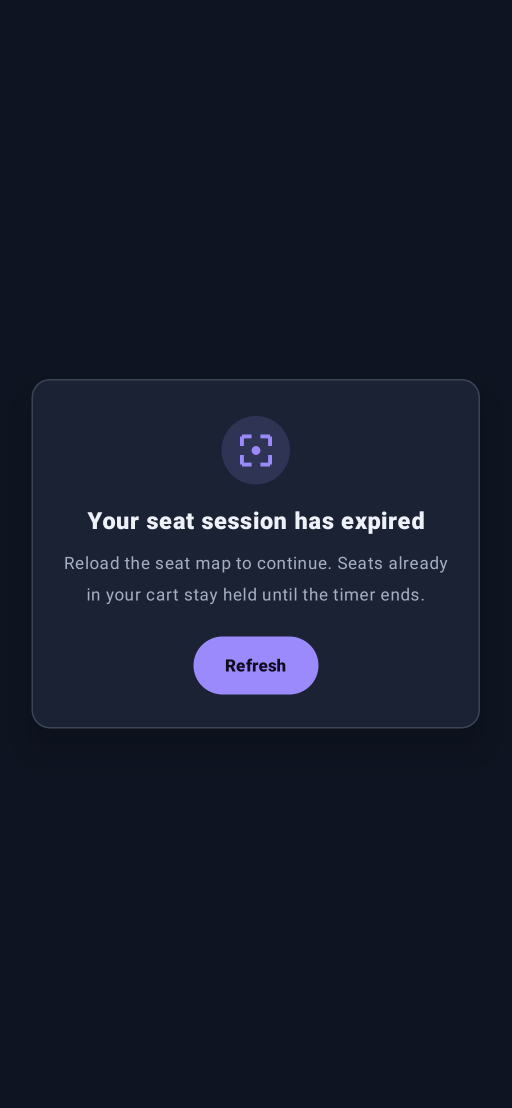
#> input picture seatlayer-compose/src/test/snapshots/access-panel-dark.png, 1023 x 2215 px (shown at 1/2 size)
$ python pixel-compare.py ../seatlayer-compose/src/test/snapshots ../seatlayer-compose/src/test/snapshots
#> lines starting #> are read from the running program, lines starting #| are printed output that depends on the picture
#> pass 2 of the loop in pair_up, `for candidate in sorted(candidate_dir.glob("*.png")):`:
#!/usr/bin/env python3
"""Compare a captured frame against a reference frame and score the difference.

Two frames of the same screen never line up perfectly: a device screenshot and
a reference capture can sit a couple of pixels apart, and text antialiasing
differs even when the layout is identical. So the comparison

  1. aligns the frames by the whole-pixel offset that minimises the mean
     absolute luma difference (a coarse search on a downscaled pair, refined at
     full resolution),
  2. marks every pixel whose luma still differs by more than a tolerance,
  3. reports the share of marked pixels and the bounding box of the largest
     connected group of them, and
  4. writes a heatmap so a human can see where the difference sits.

The two numbers answer different questions. The percentage catches broad drift
(a wrong surface colour, a shifted background). The largest block catches the
kind of difference a percentage hides: a missing badge or a control that moved
is a small share of a big screen but a solid, contiguous patch. Antialiasing
noise scatters as single pixels and fails neither test.

Defaults come from the pixel loop used for the React Native parity round:
below 1.5 % differing pixels, and no connected block wider or taller than
6 pixels. Both are overridable.

Requires Pillow and numpy only.
"""
from __future__ import annotations

import argparse
import json
import sys
from pathlib import Path

try:
    import numpy as np
    from PIL import Image
except ImportError as error:  # pragma: no cover - environment guard
    print(
        f"pixel-compare needs Pillow and numpy ({error}). "
        "Install them, for example: python3 -m pip install pillow numpy",
        file=sys.stderr,
    )
    raise SystemExit(2)

DEFAULT_TOLERANCE = 24
DEFAULT_MAX_DIFF_PCT = 1.5
DEFAULT_MAX_BLOCK_PX = 6
DEFAULT_MAX_SHIFT = 6


def load_luma(path: Path) -> np.ndarray:
    with Image.open(path) as image:
#> image is the input picture: PIL image 1023x2215 RGBA; mean R, G, B, A 20.5, 26.6, 42.1, 255
        return np.asarray(image.convert("L"), dtype=np.int16)


def crop_common(first: np.ndarray, second: np.ndarray) -> tuple[np.ndarray, np.ndarray]:
    height = min(first.shape[0], second.shape[0])
#> height = 2215
    width = min(first.shape[1], second.shape[1])
#> width = 1023
    return first[:height, :width], second[:height, :width]


def overlap(first: np.ndarray, second: np.ndarray, dy: int, dx: int):
    """Return the two windows that overlap when `second` is shifted by (dy, dx)."""
    height, width = first.shape
    a = first[max(0, dy) : height + min(0, dy), max(0, dx) : width + min(0, dx)]
    b = second[max(0, -dy) : height + min(0, -dy), max(0, -dx) : width + min(0, -dx)]
    return a, b


def best_offset(
    first: np.ndarray, second: np.ndarray, max_shift: int
) -> tuple[int, int]:
    """Whole-pixel (dy, dx) shift of `second` that best lines it up with `first`."""
#> called with max_shift = 6
    if max_shift <= 0:
        return 0, 0

    def score(a: np.ndarray, b: np.ndarray, dy: int, dx: int) -> float:
        window_a, window_b = overlap(a, b, dy, dx)
        if window_a.size == 0:
            return float("inf")
        return float(np.abs(window_a - window_b).mean())

    step = 4 if min(first.shape) >= 400 else 1
#> step = 4
    coarse_shift = max(1, max_shift // step)
#> coarse_shift = 1
    coarse_a, coarse_b = first[::step, ::step], second[::step, ::step]
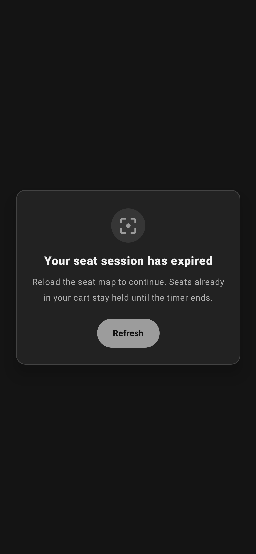
#> coarse_a: shape (554, 256) int16; min 16, max 241, mean 26.9
    best = (float("inf"), 0, 0)
    for dy in range(-coarse_shift, coarse_shift + 1):
        for dx in range(-coarse_shift, coarse_shift + 1):
            value = score(coarse_a, coarse_b, dy, dx)
            if value < best[0]:
                best = (value, dy * step, dx * step)
#> this loop made 3 passes
#> pass 1, in overlap, `b = second[max(0, -dy) : height + min(0, -dy), max(0, -dx) : width + m..`:
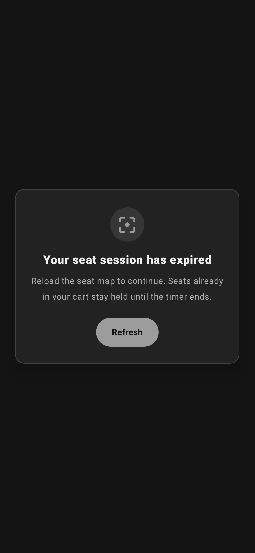
#> b: shape (553, 255) int16; min 16, max 241, mean 26.9
#> after the loop, best = (0, 0, 0)

    _, centre_y, centre_x = best
#> centre_y = 0; centre_x = 0
    refined = (float("inf"), centre_y, centre_x)
#> refined = (inf, 0, 0)
    span = step if step > 1 else 0
#> span = 4
    for dy in range(centre_y - span, centre_y + span + 1):
        for dx in range(centre_x - span, centre_x + span + 1):
            if abs(dy) > max_shift or abs(dx) > max_shift:
                continue
            value = score(first, second, dy, dx)
            if value < refined[0]:
                refined = (value, dy, dx)
#> after the loop, refined = (0, 0, 0)
    return refined[1], refined[2]


def largest_block(mask: np.ndarray) -> tuple[int, int]:
    """Height and width of the largest 8-connected group of marked pixels.

    Rows are reduced to runs of marked pixels first, then runs that touch a run
    on the previous row are merged with a union-find. That keeps the pass over
    a full-resolution phone screenshot fast without a SciPy dependency.
    """
    if not mask.any():
        return 0, 0

    parent: list[int] = []
    boxes: list[list[int]] = []  # top, left, bottom, right per run

    def make(top: int, left: int, right: int) -> int:
        parent.append(len(parent))
        boxes.append([top, left, top, right])
        return len(parent) - 1

    def find(index: int) -> int:
        while parent[index] != index:
            parent[index] = parent[parent[index]]
            index = parent[index]
        return index

    def union(a: int, b: int) -> None:
        root_a, root_b = find(a), find(b)
        if root_a == root_b:
            return
        parent[root_b] = root_a
        box_a, box_b = boxes[root_a], boxes[root_b]
        box_a[0] = min(box_a[0], box_b[0])
        box_a[1] = min(box_a[1], box_b[1])
        box_a[2] = max(box_a[2], box_b[2])
        box_a[3] = max(box_a[3], box_b[3])

    previous: list[tuple[int, int, int]] = []  # (left, right, run id)
    for row in range(mask.shape[0]):
        marked = mask[row]
        if not marked.any():
            previous = []
            continue
        padded = np.concatenate(([False], marked, [False]))
        edges = np.flatnonzero(padded[1:] != padded[:-1])
        current: list[tuple[int, int, int]] = []
        for start, end in zip(edges[0::2], edges[1::2]):
            left, right = int(start), int(end) - 1
            run = make(row, left, right)
            for previous_left, previous_right, previous_run in previous:
                # 8-connectivity: a one-pixel diagonal touch still connects.
                if previous_left <= right + 1 and left <= previous_right + 1:
                    union(previous_run, run)
                    root = find(run)
                    boxes[root][2] = max(boxes[root][2], row)
            current.append((left, right, run))
        previous = current

    best = (0, 0)
    for index in range(len(parent)):
        if find(index) != index:
            continue
        top, left, bottom, right = boxes[index]
        height, width = bottom - top + 1, right - left + 1
        if height * width > best[0] * best[1]:
            best = (height, width)
    return best


def write_heatmap(base: np.ndarray, difference: np.ndarray, mask: np.ndarray, path: Path) -> None:
    faded = (base // 2 + 96).astype(np.uint8)
    canvas = np.stack([faded] * 3, axis=-1)
    warm = np.clip(difference.astype(np.int32) * 3, 0, 255).astype(np.uint8)
    canvas[..., 0] = np.where(mask, 255, canvas[..., 0])
    canvas[..., 1] = np.where(mask, np.minimum(warm, 90), canvas[..., 1])
    canvas[..., 2] = np.where(mask, np.minimum(warm, 90), canvas[..., 2])
    path.parent.mkdir(parents=True, exist_ok=True)
    Image.fromarray(canvas).save(path)


def compare(
    candidate: Path,
    reference: Path,
    heatmap: Path | None,
    tolerance: int,
    max_shift: int,
    max_diff_pct: float,
    max_block_px: int,
) -> dict:
    first, second = crop_common(load_luma(reference), load_luma(candidate))
    dy, dx = best_offset(first, second, max_shift)
#> dy = 0; dx = 0
    window_reference, window_candidate = overlap(first, second, dy, dx)
    difference = np.abs(window_reference - window_candidate)
#> difference: shape (2215, 1023) int16; every value is 0
    mask = difference > tolerance
#> mask: shape (2215, 1023) bool; every value is 0
    diff_pct = float(mask.mean() * 100.0)
#> diff_pct = 0
    block_height, block_width = largest_block(mask)
#> block_height = 0; block_width = 0
    if heatmap is not None:
        write_heatmap(window_reference.astype(np.uint8), difference, mask, heatmap)
#> in write_heatmap, `faded = (base // 2 + 96).astype(np.uint8)`:
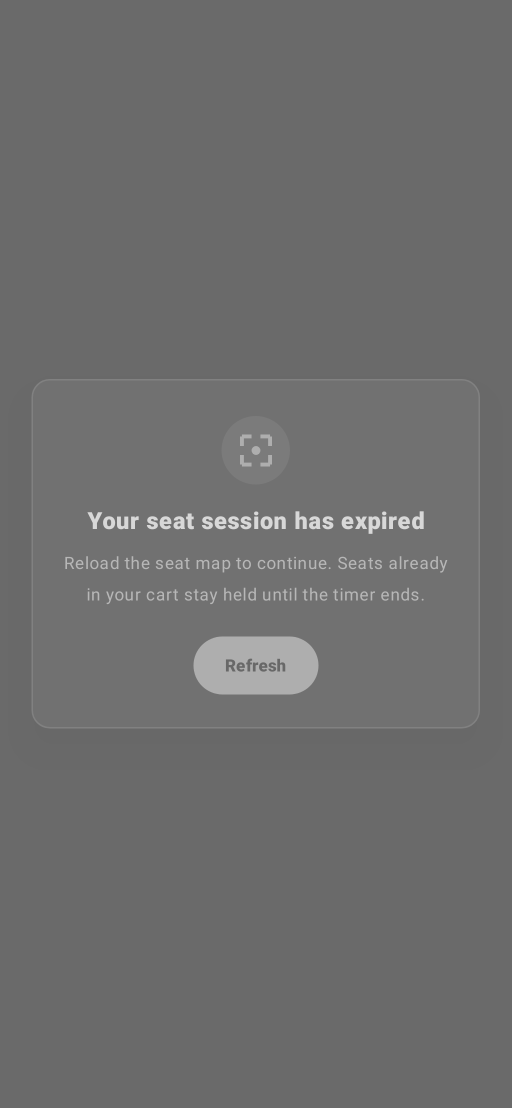
#> faded: shape (2215, 1023) (shown at 1/2 size); min 104, max 216, mean 109.4
    passed = (
        diff_pct < max_diff_pct
        and block_height <= max_block_px
        and block_width <= max_block_px
    )
#> passed = True
    return {
        "candidate": str(candidate),
        "reference": str(reference),
        "size": [int(window_reference.shape[1]), int(window_reference.shape[0])],
        "offset": [int(dy), int(dx)],
        "diff_pct": round(diff_pct, 3),
        "largest_block": [int(block_height), int(block_width)],
        "heatmap": str(heatmap) if heatmap else None,
        "pass": bool(passed),
    }


def pair_up(candidate_dir: Path, reference_dir: Path) -> list[tuple[Path, Path]]:
    pairs = []
    for candidate in sorted(candidate_dir.glob("*.png")):
        if candidate.name.endswith("-diff.png"):
            continue
        reference = reference_dir / candidate.name
        if reference.exists():
            pairs.append((candidate, reference))
    return pairs


def main() -> int:
    parser = argparse.ArgumentParser(
        description="Score a captured frame against a reference frame.",
        formatter_class=argparse.ArgumentDefaultsHelpFormatter,
    )
    parser.add_argument("candidate", type=Path, help="captured PNG, or a directory of them")
    parser.add_argument("reference", type=Path, help="reference PNG, or a directory of them")
    parser.add_argument("--out", type=Path, help="heatmap PNG, or a directory for them")
    parser.add_argument("--tolerance", type=int, default=DEFAULT_TOLERANCE,
                        help="per-pixel luma difference, 0-255, that counts as different")
    parser.add_argument("--max-shift", type=int, default=DEFAULT_MAX_SHIFT,
                        help="largest whole-pixel alignment shift to search")
    parser.add_argument("--max-diff-pct", type=float, default=DEFAULT_MAX_DIFF_PCT,
                        help="failing share of differing pixels")
    parser.add_argument("--max-block-px", type=int, default=DEFAULT_MAX_BLOCK_PX,
                        help="failing size of the largest connected differing block")
    arguments = parser.parse_args()

    if arguments.candidate.is_dir() != arguments.reference.is_dir():
        print("compare a file with a file, or a directory with a directory", file=sys.stderr)
        return 2

    if arguments.candidate.is_dir():
        pairs = pair_up(arguments.candidate, arguments.reference)
        if not pairs:
            print("no frame in the captured directory has a same-named reference", file=sys.stderr)
            return 2
        out_dir = arguments.out or arguments.candidate
    else:
        pairs = [(arguments.candidate, arguments.reference)]
        out_dir = None

    results = []
    for candidate, reference in pairs:
        if out_dir is not None:
            heatmap = out_dir / f"{candidate.stem}-diff.png"
        elif arguments.out is not None:
            heatmap = arguments.out
        else:
            heatmap = candidate.with_name(f"{candidate.stem}-diff.png")
        results.append(
            compare(
                candidate,
                reference,
                heatmap,
                arguments.tolerance,
                arguments.max_shift,
                arguments.max_diff_pct,
                arguments.max_block_px,
            )
        )
#> pass 2 of the loop in main, `for candidate, reference in pairs:`:
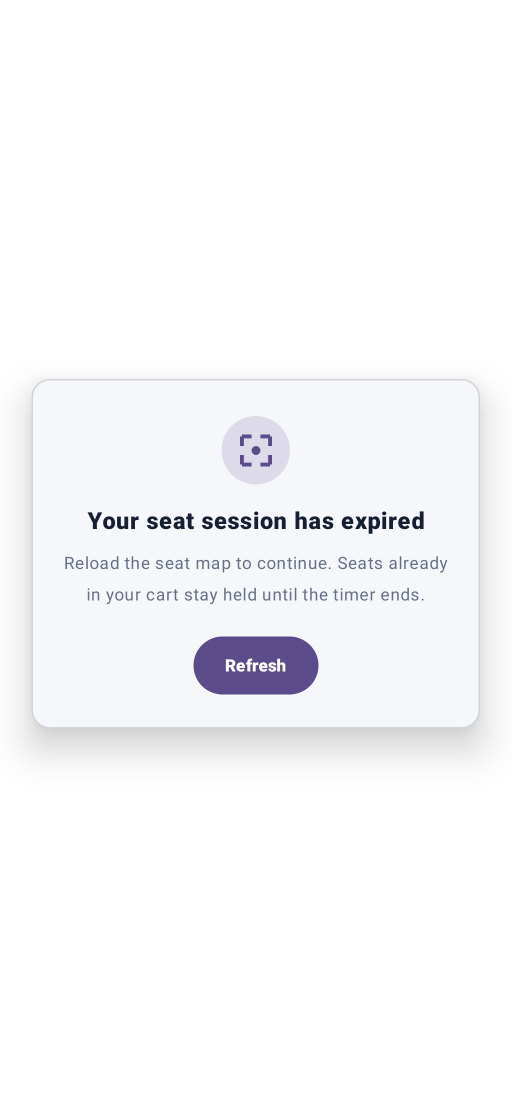
#> input picture seatlayer-compose/src/test/snapshots/access-panel-light.png, 1023 x 2215 px (shown at 1/2 size)
#> in load_luma, image is the input picture: PIL image 1023x2215 RGBA; mean R, G, B, A 247.5, 247.7, 249.7, 255
#> the loop in best_offset (call 2), `for dy in range(centre_y - span, centre_y + span + 1):` made 9 passes
#> pass 1, in overlap (call 101), `b = second[max(0, -dy) : height + min(0, -dy), max(0, -dx) : width + m..`:
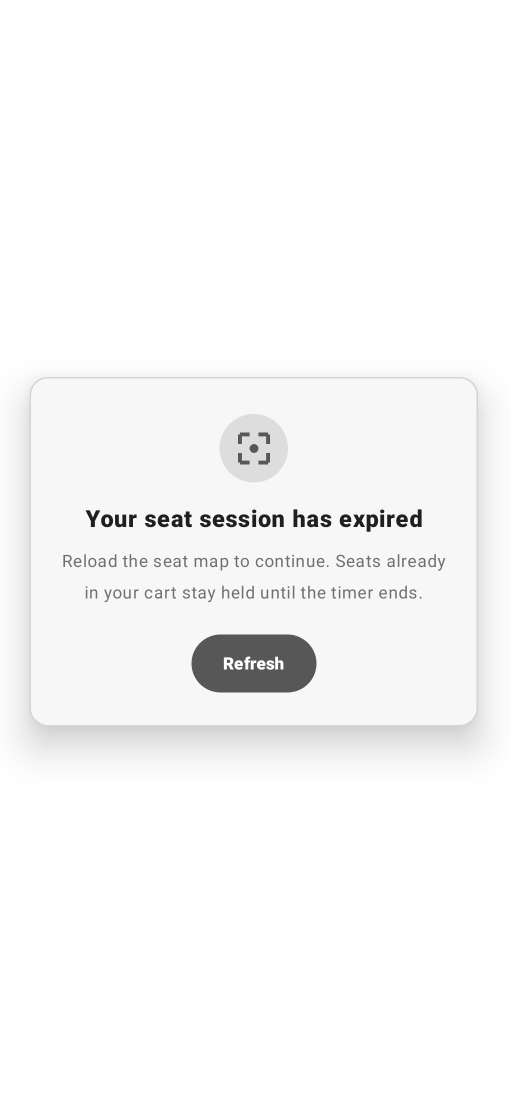
#> b: shape (2211, 1019) int16 (shown at 1/2 size); min 31, max 255, mean 247.8
#> in write_heatmap (call 2), `faded = (base // 2 + 96).astype(np.uint8)`:
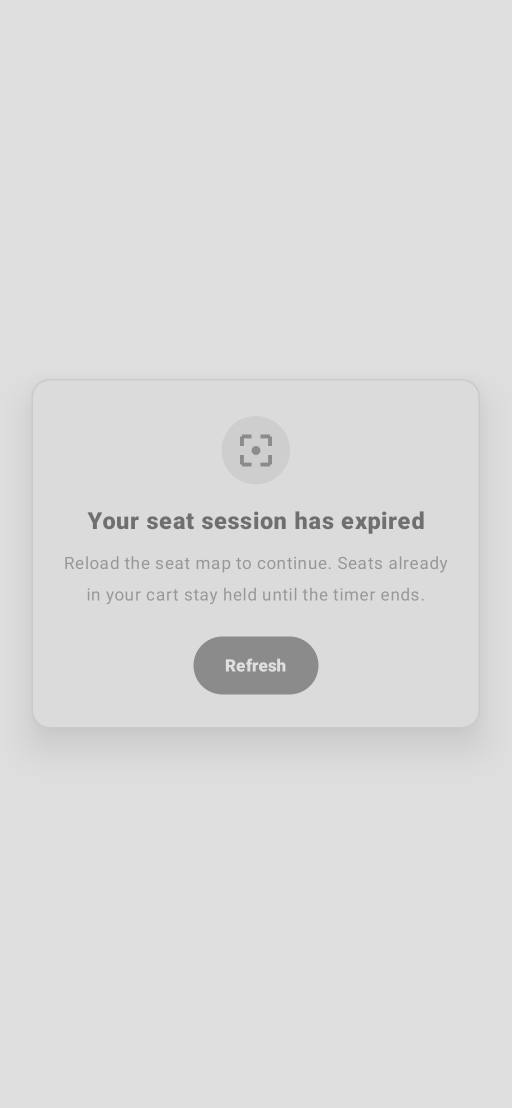
#> faded: shape (2215, 1023) (shown at 1/2 size); min 111, max 223, mean 219.4

    failures = [result for result in results if not result["pass"]]
#> failures = []
    print(json.dumps({
        "thresholds": {
            "tolerance": arguments.tolerance,
            "max_diff_pct": arguments.max_diff_pct,
            "max_block_px": arguments.max_block_px,
        },
        "frames": results,
        "failed": len(failures),
    }, indent=2))
#> (printed output is left out)
    return 1 if failures else 0


if __name__ == "__main__":
    raise SystemExit(main())
#> (the program exits here)
